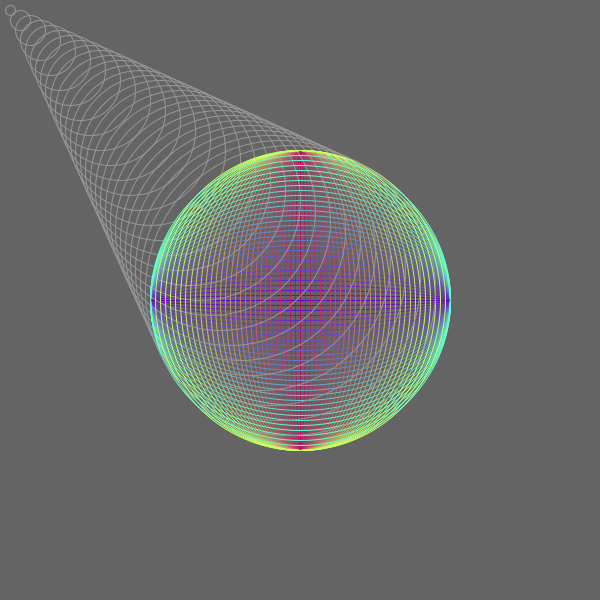
Frame 1 (no input)
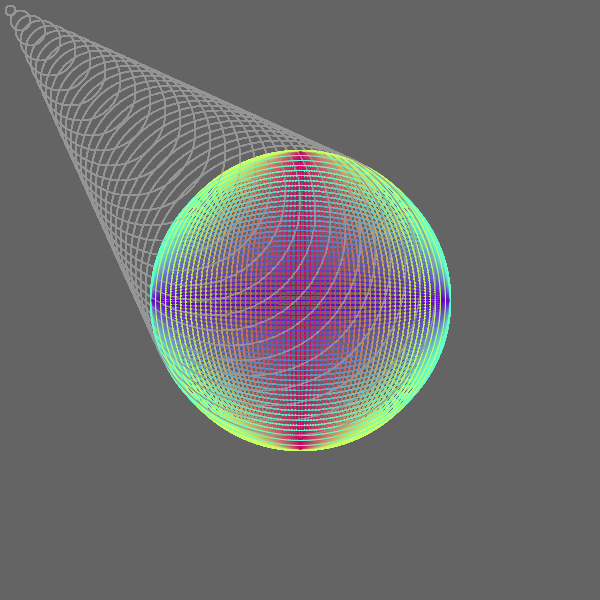
Frame 60 (the mouse pressed at the canvas centre just before this capture)
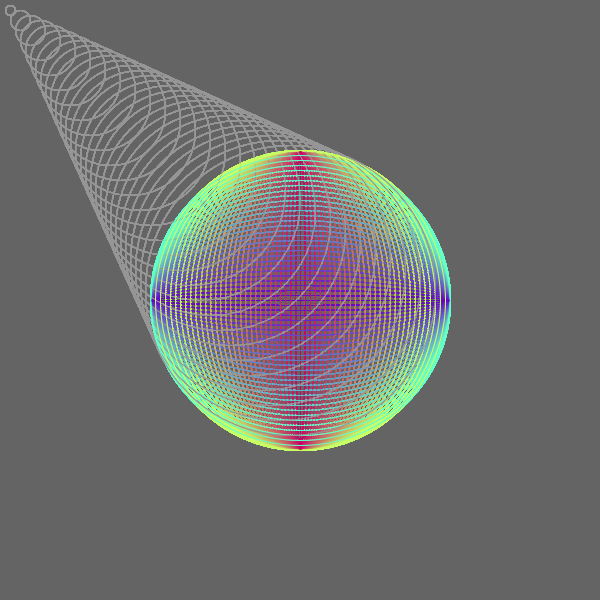
Frame 120 (the mouse held since frame 60 and released just before this capture)

The Processing sketch that drew these frames (run headless with seeded random() and noise(); from frame 60 on, the mouse is pressed at the canvas centre):

// Processing sketch: processing_37464
// ── processing_37464.pde

void setup(){
  size(600,600);
  background(100);
}

void draw(){
  for(int x=0; x<width/2; x+=10){  //ellipses will grow bigger in increments of 10 until screen is filled
    
  //first set of ellipses
    noFill();
    stroke(200,x,100);  
      //allows color of ellipse outlines to change gradually
    ellipse(width/2, height/2, x, height/2);
      //ellipse starts at center of sketch, width = 0, height = screen
      //ellipse grows wider each time in increments of 10, height remains the same 
        
  //second set of ellipses
    stroke(100,x,200);
    ellipse(width/2, height/2, width/2, x);
      //this time ellipse grows taller each time in increments of 10 and width remains the same giving the illusion of sphere
 
  //third set of ellipses
    stroke(150);
    ellipse (x, x, x, x);
      //ellipses grow larger from 0,0
     
  }
 
}
